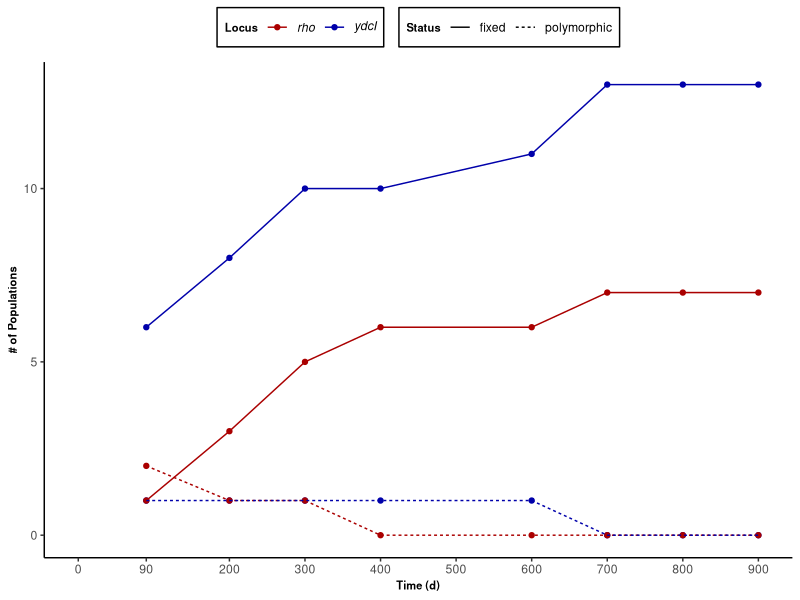

Write the R code that produced this figure. (Note: this script raises an error after producing the figure.)
library(ggplot2)
library(ggpubr)

Rho_YdcI.Simple<-read.table("Rho_YdcI_PopDynamicsMain.txt", sep= "\t", header=TRUE, check.names =FALSE)
Rho_YdcI.Simple
Rho_YdcI_Dynamics<-ggplot(Rho_YdcI.Simple,aes(x=Time,y=Count,linetype=Status,col=Locus))+
  geom_point()+
  geom_line()+
  scale_x_continuous(limits=c(0,900),breaks=c(0,90,200,300,400,500,600,700,800,900))+
  scale_color_manual(values=c("#AA0000","#0000AA"), labels=c(expression(italic("rho")),expression(italic("ydcI"))))+
  xlab("Time (d)")+
  ylab("# of Populations")+
  theme_classic()+theme(axis.title = element_text(face="bold",size=8), legend.background = element_rect(color="black"), legend.title = element_text(face="bold",size=8), legend.title.align=0.5,legend.position="top")
Rho_YdcI_Dynamics

RY_fixation<-read.table("RY_Dynamics_Fixation.txt",sep="\t",header=TRUE)

RY_fixation_summary<-RY_fixation%>%group_by(Locus,Fixation,Effect,Sample)%>% summarise(total=n())

compare_means(data=RY_fixation,Fixation~Locus,method="t.test")
RY_fixation

Fig1_bar<-ggplot(RY_fixation_summary, aes(x=Fixation, y=total, col=Locus)) +
  geom_col_pattern(aes(fill=Locus, pattern_type=Effect,pattern_fill=Effect,col=Locus),pattern="stripe",alpha=1,pattern_alpha=1,pattern_density=0.55) +
  xlab("Mutations fixed")+
  ylab("Time (d)")+
  scale_x_continuous(limits=c(0,900), breaks=c(0,300,600,900))+
  #scale_pattern_manual(values=c('stripe', 'stripe', 'stripe','stripe','stripe','stripe','stripe', 'stripe', 'stripe','stripe','stripe','stripe','stripe','stripe')) +
  scale_pattern_type_manual(values=c(NA, NA,NA,NA,NA,NA,NA, NA,NA,NA,NA,NA,NA,NA,NA,NA,NA,NA))+
  #scale_pattern_density_manual(values=c(0.5,0.5,0.5,0.5,0.5,0.5,0.5,0.5,0.5,0.5,0.5,0.5,0.5,0.5))+
  scale_fill_manual(values=c("#AA0000","#0000AA"))+
  scale_color_manual(values=c("#880000","#000088"))+
  scale_pattern_fill_manual(values=c("#A0649F", "#7EB456","#E28835","#888888","#888888","#888888","#888888","#E932E9","#7916EE","#E7752D","#FF0000","#2E6DE2","#69E3E3","#5ECF3C"))+
  theme_classic()+ theme(axis.title = element_text(face="bold",size=10),legend.position="none",legend.key.size = unit(0.7, 'cm'),legend.title = element_text(face="bold",size=8),legend.text = element_blank())+
  facet_wrap(~Locus, nrow=2,scales="free_x")

RY_fixation_summary

Fig1_ribbon<-ggplot(RY_fixation_summary, aes(x=Locus, group=Sample))+
  geom_ribbon(aes(ymin=Fixation-40,ymax=Fixation+40), color="black",fill="#880088")+
  scale_x_discrete(expand = c(0,0))+
  scale_y_continuous(limits=c(0,900), breaks=c(0,300,600,900))+
  theme_classic()+
  coord_flip()
plot_grid(Fig1_bar,Fig1_ribbon, nrow=2,rel_heights=c(2,0.6), align="hv")
